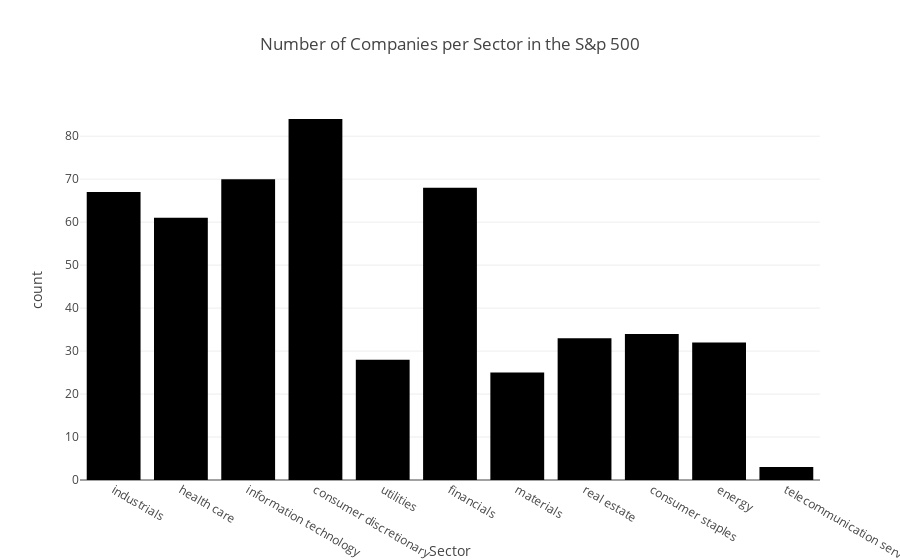

Write notebook code for a chart like this one.
### Code cell
#creating a histogram based on number of companies per sector in the S&P
sector_histogram = px.histogram(data, x='sector',
                    labels= {'count':'Number of Companies', 
                            'sector': 'Sector'},
                    title = 'Number of Companies per Sector in the S&p 500')
sector_histogram.show()

### Figure 1 — Plotly figure (JSON) as saved in the notebook; plotly's stock layout.template omitted (floating-point values rounded to 4 significant figures; data arrays with more than 128 entries replaced by an {"elided": "..."} marker saying what was removed)
{"data": [{"alignmentgroup": "True", "bingroup": "x", "hovertemplate": "Sector=%{x}<br>count=%{y}<extra></extra>", "legendgroup": "", "marker": {"color": "#000001", "pattern": {"shape": ""}}, "name": "", "offsetgroup": "", "orientation": "v", "showlegend": false, "type": "histogram", "x": {"elided": "505 str values"}, "xaxis": "x", "yaxis": "y"}], "layout": {"barmode": "relative", "legend": {"tracegroupgap": 0}, "title": {"text": "Number of Companies per Sector in the S&p 500"}, "xaxis": {"anchor": "y", "domain": [0, 1], "title": {"text": "Sector"}}, "yaxis": {"anchor": "x", "domain": [0, 1], "title": {"text": "count"}}}}
